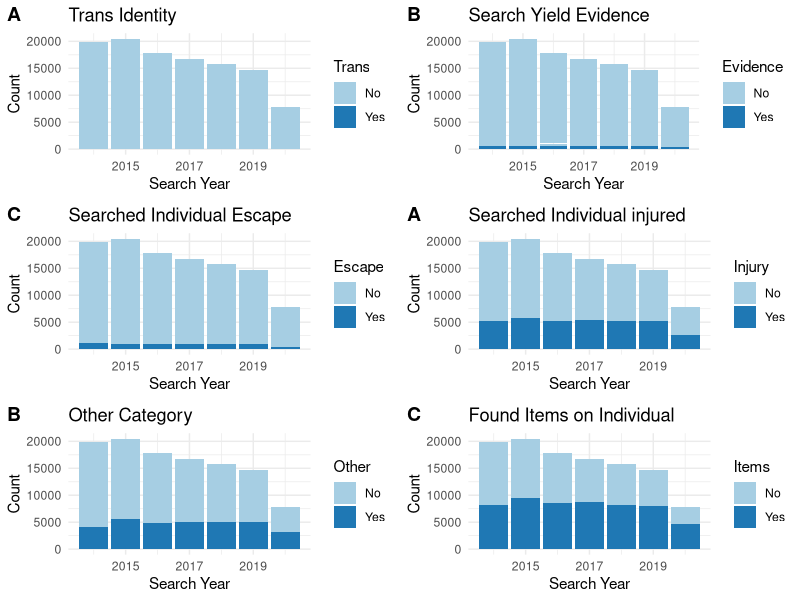

Reproduce this figure in R.
## ---- chunk 1
knitr::opts_chunk$set(echo = TRUE)
#import tidyverse package
library(tidyverse)
## ---- chunk 2
#load dataset
search_of_person <- read_csv(here::here("inputs/data/search_of_person.csv"), show_col_types = FALSE)

## ---- chunk 3
library(knitr)
#make table to show sample data of the search of persons dataset
search_of_person |>
  select(SearchYear, SearchLevel, SelfIdentifyTrans, Evidence, Escape_, Injury, Other, Count_, ItemsFound) |>
  slice(1:10) |>
  kable(
    caption = 
      "First ten rows of Police Annual Statistical Report-Search of Person",
    col.names = c( "Year", 
                  "Search Level", 
                  "Trans", 
                  "Evidence", 
                  "Escape",
                  "Injury",
                  "Other",
                  "Count",
                  "ItemsFound"),
    digits = 1,
    booktabs = TRUE,
    linesep = ""
  )
## ---- chunk 4
#Creating bar chart of search count every year in different categories
library(ggplot2)
p1<-ggplot(search_of_person, aes(x=SearchYear, y=Count_, fill=SelfIdentifyTrans)) +
  geom_bar(stat="identity")+
  ggtitle("Trans Identity") +
  xlab("Search Year") + ylab("Count") + labs(fill = "Trans") +
  scale_fill_brewer(palette="Paired")+
  theme_minimal()

p2<-ggplot(search_of_person, aes(x=SearchYear, y=Count_, fill=Evidence)) +
  geom_bar(stat="identity")+
  ggtitle("Search Yield Evidence") +
  xlab("Search Year") + ylab("Count") + labs(fill = "Evidence") +
  scale_fill_brewer(palette="Paired")+
  theme_minimal()

p3<-ggplot(search_of_person, aes(x=SearchYear, y=Count_, fill=Escape_)) +
  geom_bar(stat="identity")+
  ggtitle("Searched Individual Escape") +
  xlab("Search Year") + ylab("Count") + labs(fill = "Escape") +
  scale_fill_brewer(palette="Paired")+
  theme_minimal()

p4<-ggplot(search_of_person, aes(x=SearchYear, y=Count_, fill=Injury)) +
  geom_bar(stat="identity")+
  ggtitle("Searched Individual injured") +
  xlab("Search Year") + ylab("Count") + labs(fill = "Injury") +
  scale_fill_brewer(palette="Paired")+
  theme_minimal()

p5<-ggplot(search_of_person, aes(x=SearchYear, y=Count_, fill=Other)) +
  geom_bar(stat="identity")+
  ggtitle("Other Category") +
  xlab("Search Year") + ylab("Count") + labs(fill = "Other") +
  scale_fill_brewer(palette="Paired")+
  theme_minimal()

p6<-ggplot(search_of_person, aes(x=SearchYear, y=Count_, fill=ItemsFound)) +
  geom_bar(stat="identity")+
  ggtitle("Found Items on Individual") +
  xlab("Search Year") + ylab("Count") + labs(fill = "Items") +
  scale_fill_brewer(palette="Paired")+
  theme_minimal()

library(ggpubr)
#Combining the plots into one figure
figure <- ggarrange(p1, p2, p3, p4, p5, p6,
                    labels = c("A", "B", "C", "A", "B", "C"),
                    ncol = 2, nrow = 3)
figure
